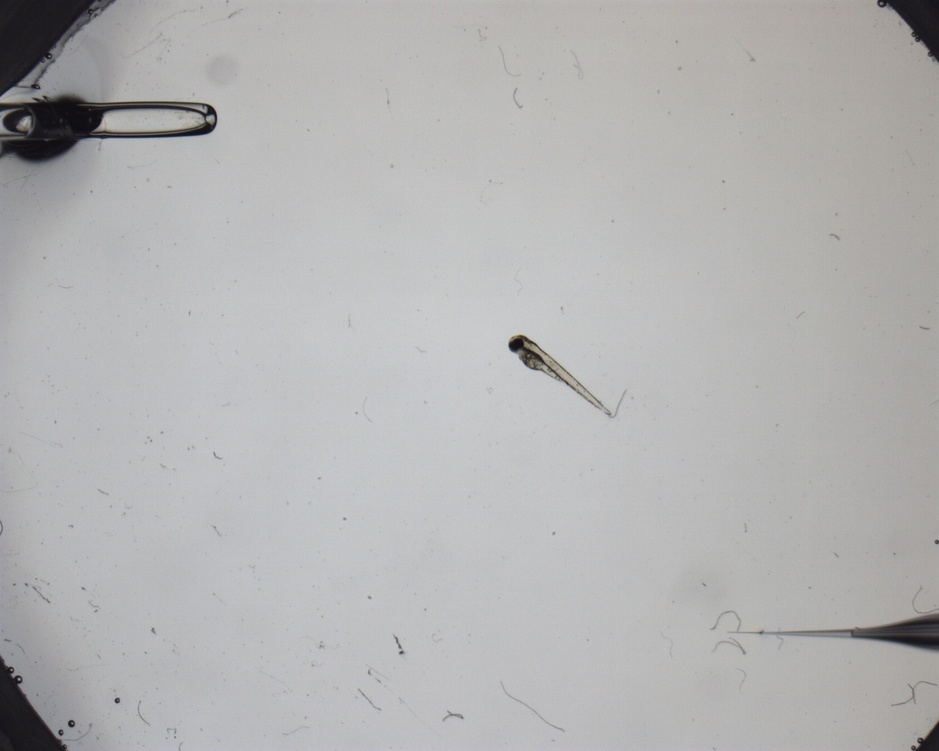
#> input picture data/test.jpg, 939 x 751 px, shrunk from 1280 x 1024 before the run
$ jupyter execute --allow-errors experiment1.ipynb   (shell and % lines are left out)
#> lines starting #> are read from the running program, lines starting #| are printed output that depends on the picture; after the words box and inside, x2 and y2 are one past the last pixel; in counts of white or black regions, pixels touching at a corner belong together
# 本实验演示了视觉伺服系统传统的目标定位流程

[cell 1]
import numpy as np
import cv2 as cv
import matplotlib.pyplot as plt
import ipywidgets
from ipywidgets import interact

# 1 数据读取，将彩色图像转换为灰度图像，使用matplotlib进行显示

[cell 2]
img_origin = cv.imread("./data/test.jpg") #读取图像，存入img_origin
#> img_origin is the input picture: shape (751, 939, 3); mean B, G, R 179.6, 179.4, 179.6
img_origin[:,:,0],img_origin[:,:,1],img_origin[:,:,2]=img_origin[:,:,2],img_origin[:,:,1],img_origin[:,:,0] #RGB通道顺序调整，方便显示
img_gray=cv.cvtColor(img_origin,cv.COLOR_BGR2GRAY) #彩色图像转换为灰度图像
plt.figure("Image",figsize=(10, 10)) # 建立画布，设置窗口大小
plt.imshow(img_origin) #显示图像

# 2 高斯滤波，模糊图像去噪声，
### 参数x调整卷积核宽度（2x+1）
### 参数y调整卷积核高度（2y+1）
### x和y方向标准差根据卷积核大小自动进行计算，也可用户自行设置
### 输入为img_gray，输出为img_blur

[cell 3]
img_blur=img_gray.copy()

def IntSlider(value, **kwargs):
    """
    Creates an ipwidgets IntSlider with continuous update
    turned off
    """
    return ipywidgets.IntSlider(value, continuous_update=False, **kwargs)

def interactive_blur(x,y):
    global img_blur, img_gray
    fig = plt.figure("Blur",figsize=(20, 20))
    if img_blur is not None: plt.close(fig)
    img_blur = cv.GaussianBlur(img_gray, (2*int(x)+1, 2*int(y)+1), 0) #使用高斯滤波处理输入img_gray，输出为img_blur

    plt.imshow(img_blur,cmap='gray')


interact(interactive_blur,
         x=IntSlider(value=0, min=0, max=50),
         y=IntSlider(value=0, min=0, max=50),
         );
#> the sliders are set to x = <module 'ipywidgets.IntSlider_, y = <module 'ipywidgets.IntSlider_
#> (the call stopped at in interactive_blur, `img_blur = cv.GaussianBlur(img_gray, (2*int(x)+1, 2*int(y)+1), 0)`: ipywidgets is not available in this run)

# 3 图像二值化操作，白色为前景，黑色为背景

## 方法1 手动设置阈值，输入为img_blur，输出为img_bin，阈值thresh由滑动条进行设置

[cell 4]
img_bin = np.zeros_like(img_blur)
def interactive_manual(thresh):
    global img_blur,img_bin
    fig = plt.figure("Binary",figsize=(20, 20))
    if img_bin is not None: plt.close(fig)
    ret, img_bin = cv.threshold(img_blur, thresh, 255, cv.THRESH_BINARY_INV)
    plt.imshow(img_bin,cmap='gray')

#> (the rest of this cell did not finish here and is left out)

#> the sliders are set to thresh = <module 'ipywidgets.IntSlider_

## 方法2 自适应阈值操作，输入为img_blur，输出为img_bin
### blocksize设置窗口大小（2* blocksize + 1），根据窗口内的像素分布计算中心像素的阈值
### thresh为减去的偏移值
#### ADAPTIVE_THRESH_MEAN_C的计算方法是计算出领域的平均值再减去参数thresh的值
#### ADAPTIVE_THRESH_GAUSSIAN_C的计算方法是计算出领域的高斯均值减去参数thresh的值

[cell 5]
img_bin = np.zeros_like(img_blur)
def interactive_adapt(blocksize,thresh):
    global img_blur,img_bin
    fig = plt.figure("Binary",figsize=(20, 20))
    if img_bin is not None: plt.close(fig)
    img_bin = cv.adaptiveThreshold(img_blur, 255, cv.ADAPTIVE_THRESH_MEAN_C, cv.THRESH_BINARY_INV, 2*int(blocksize)+1, int(thresh))
    plt.imshow(img_bin,cmap='gray')

interact(interactive_adapt,
         blocksize=IntSlider(value=10, min=0, max=50),
         thresh=IntSlider(value=20, min=0, max=100),
         );
#> the sliders are set to blocksize = <module 'ipywidgets.IntSlider_, thresh = <module 'ipywidgets.IntSlider_
#> (the call stopped at in interactive_adapt, `img_bin = cv.adaptiveThreshold(img_blur, 255, cv.ADAPTIVE_THRESH_MEAN_..`: ipywidgets is not available in this run)
#> the sliders are set to x = <module 'ipywidgets.IntSlider_, y = <module 'ipywidgets.IntSlider_
#> the sliders are set to x = <module 'ipywidgets.IntSlider_, y = <module 'ipywidgets.IntSlider_
#> the sliders are set to x_dilate = <module 'ipywidgets.IntSlider_, y_dilate = <module 'ipywidgets.IntSlider_, x_erode = <module 'ipywidgets.IntSlider_, y_erode = <module 'ipywidgets.IntSlider_
#> the sliders are set to x_erode = <module 'ipywidgets.IntSlider_, y_erode = <module 'ipywidgets.IntSlider_, x_dilate = <module 'ipywidgets.IntSlider_, y_dilate = <module 'ipywidgets.IntSlider_

# 3 形态学操作，用于去噪和处理连通域形态，输入为img_bin，输出为img_morph

## 方法1 形态学膨胀，参数x为x方向膨胀系数，参数y为y方向膨胀系数

[cell 6]
img_morph = img_bin.copy()
def interactive_morph_dilate(x,y):
    global img_morph,img_bin
    fig = plt.figure("Binary",figsize=(20, 20))
    if img_morph is not None: plt.close(fig)
    se = cv.getStructuringElement(cv.MORPH_RECT, (x, y), (-1, -1))
    img_morph = cv.morphologyEx(img_bin, cv.MORPH_DILATE, se)
    plt.imshow(img_morph,cmap='gray')

#> (the rest of this cell did not finish here and is left out)

## 方法2 形态学腐蚀，参数x为x方向腐蚀系数，参数y为y方向腐蚀系数

[cell 7]
img_morph = img_bin.copy()
def interactive_morph_erode(x,y):
    global img_morph,img_bin
    fig = plt.figure("Binary",figsize=(20, 20))
    if img_morph is not None: plt.close(fig)
    se = cv.getStructuringElement(cv.MORPH_RECT, (x, y), (-1, -1))
    img_morph = cv.morphologyEx(img_bin, cv.MORPH_ERODE, se)
    plt.imshow(img_morph,cmap='gray')

#> (the rest of this cell did not finish here and is left out)

## 方法3 形态学闭运算，先膨胀后腐蚀
## 参数x_dilate为x方向膨胀系数，参数y_dilate为y方向膨胀系数
## 参数x_dilate为x方向膨胀系数，参数y_dilate为y方向膨胀系数

[cell 8]
img_morph = img_bin.copy()
def interactive_morph_dilate_erode(x_dilate,y_dilate,x_erode,y_erode):
    global img_morph,img_bin
    fig = plt.figure("Binary",figsize=(20, 20))
    if img_morph is not None: plt.close(fig)
    se_dilate = cv.getStructuringElement(cv.MORPH_RECT, (x_dilate, y_dilate), (-1, -1))
    img_morph = cv.morphologyEx(img_bin, cv.MORPH_DILATE, se_dilate)
    se_erode = cv.getStructuringElement(cv.MORPH_RECT, (x_erode, y_erode), (-1, -1))
    img_morph = cv.morphologyEx(img_morph, cv.MORPH_ERODE, se_erode)

    plt.imshow(img_morph,cmap='gray')

#> (the rest of this cell did not finish here and is left out)

## 方法4 形态学开运算，先腐蚀后膨胀
## 参数x_dilate为x方向膨胀系数，参数y_dilate为y方向膨胀系数
## 参数x_dilate为x方向膨胀系数，参数y_dilate为y方向膨胀系数

[cell 9]
img_morph = img_bin.copy()
def interactive_morph_erode_dilate(x_erode,y_erode,x_dilate,y_dilate):
    global img_morph,img_bin
    fig = plt.figure("Binary",figsize=(20, 20))
    if img_morph is not None: plt.close(fig)
    se_erode = cv.getStructuringElement(cv.MORPH_RECT, (x_erode, y_erode), (-1, -1))
    img_morph = cv.morphologyEx(img_bin, cv.MORPH_ERODE, se_erode)
    se_dilate = cv.getStructuringElement(cv.MORPH_RECT, (x_dilate, y_dilate), (-1, -1))
    img_morph = cv.morphologyEx(img_morph, cv.MORPH_DILATE, se_dilate)

    plt.imshow(img_morph,cmap='gray')

#> (the rest of this cell did not finish here and is left out)

# 4 根据处理后的二值化图像进行目标定位，输出图像为img_show
## （此步骤已经写好，不需要用户进行操作）

[cell 10]
mask_and = np.zeros_like(img_bin)
img_findcontour=np.zeros_like(img_bin)
mask = np.zeros_like(img_bin)

height, width = img_bin.shape
#> height = 751; width = 939
cv.rectangle(mask_and, (int(width/4), int(height/4)), (int(width/4*3), int(height/4*3)), (255), -1)#矩形
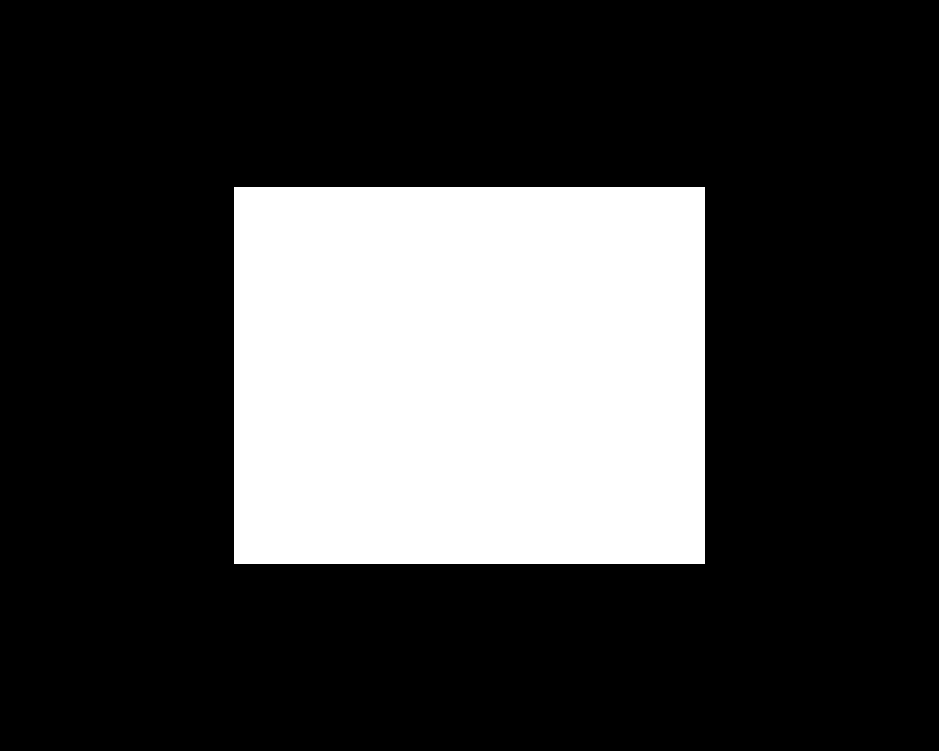
#> mask_and: shape (751, 939); 25.2% white; 1 white region, box (x1, y1, x2, y2) and area: (234, 187, 705, 564) 177567
img_findcontour=cv.bitwise_and(img_morph,mask_and)
#> img_morph: shape (751, 939); every value is 0

contours, hierarchy = cv.findContours(img_findcontour, cv.RETR_TREE, cv.CHAIN_APPROX_SIMPLE)
#> contours = []
index = 0
max_area = 0
for c in range(len(contours)):
    area = cv.contourArea(contours[c])
    if area > max_area:
        max_area = area
        index = c
#> after the loop, index = 0; max_area = 0
cv.drawContours(mask, contours, index, (255), -1)

img_show = img_origin.copy()

#> (the rest of this cell did not finish here and is left out)

# 期望输出图像

[cell 11]
img_expect = cv.imread("./data/expected.png") #读取图像，存入img_origin
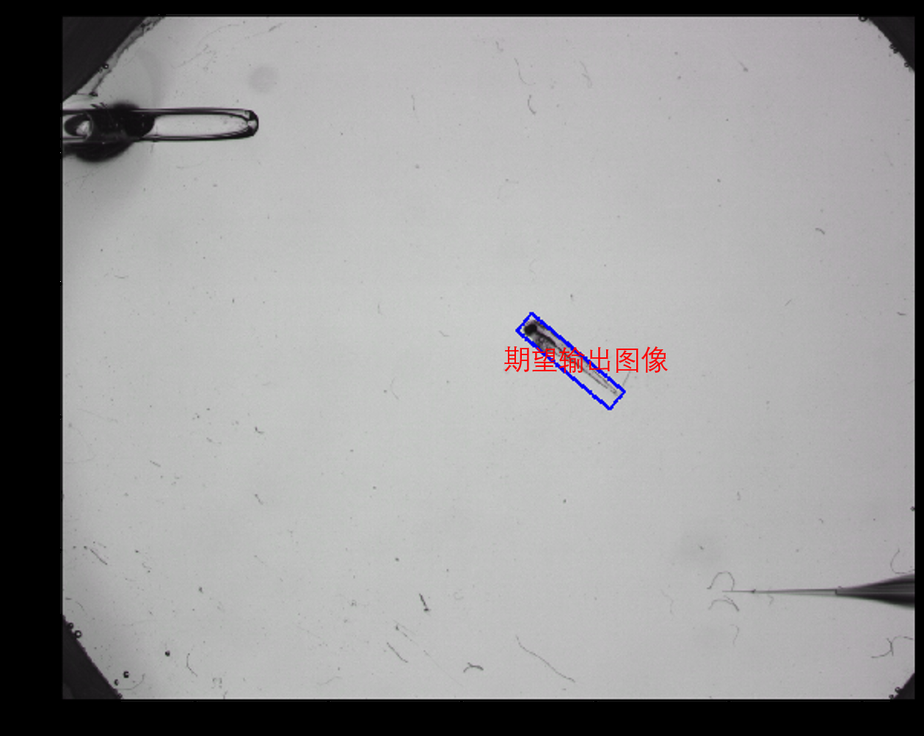
#> input picture data/expected.png, 924 x 736 px, shrunk from 1259 x 1003 before the run
#> img_expect is the input picture: shape (736, 924, 3); mean B, G, R 153.6, 153.1, 153.8
# img_expect[:,:,0],img_expect[:,:,1],img_expect[:,:,2]=img_expect[:,:,2],img_expect[:,:,1],img_expect[:,:,0] #RGB通道顺序调整，方便显示
plt.figure("Image",figsize=(10, 10)) # 建立画布，设置窗口大小
plt.imshow(img_expect) #显示图像
